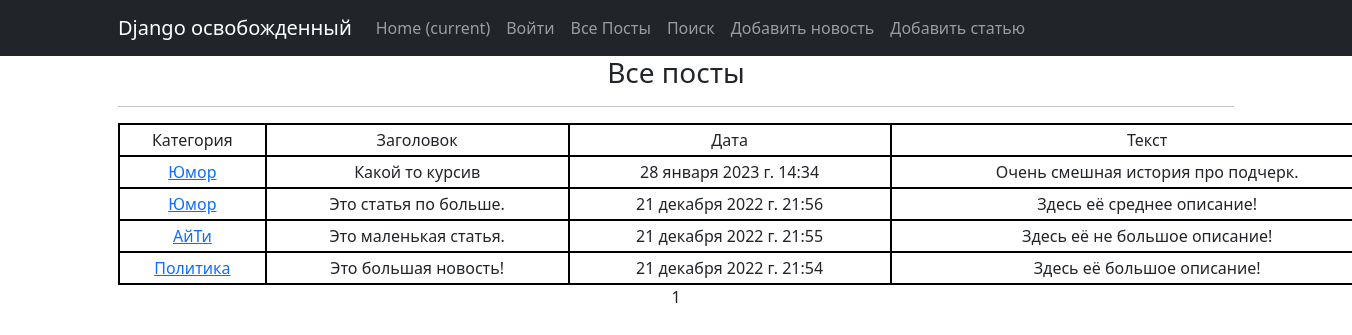
Page /post/ on the committed database.
### news/models.py (models this page shows, shortened)
class Category(models.Model):
    name = models.CharField(max_length=64, unique=True)
    subscribers = models.ManyToManyField(User, related_name='categories')

class Post(models.Model):
    author = models.ForeignKey(Author, on_delete=models.CASCADE)
    NEWS = 'NW'
    ARTICLE = 'AR'
    CATEGORY_CHOICES = (
        (NEWS, 'Новость'),
        (ARTICLE, 'Статья'),
    )
    categoryType = models.CharField(max_length=2, choices=CATEGORY_CHOICES, default=ARTICLE)
    dateCreation = models.DateTimeField(auto_now_add=True)
    postCategory = models.ManyToManyField(Category, through='PostCategory')
    title = models.CharField(max_length=128)
    text = models.TextField()
    rating = models.SmallIntegerField(default=0)

### news/views.py (the view)
# urls.py: path('', PostList.as_view(), name='news_list'),
class PostList(ListView):
    model = Post
    ordering = '-dateCreation'
    template_name = 'all_news.html'
    context_object_name = 'all_news'
    paginate_by = 5
    def get_queryset(self):
        queryset = super().get_queryset()
        self.filterset = NewsFilter(self.request.GET, queryset)
        return self.filterset.qs
    def get_context_data(self, **kwargs):
        context = super().get_context_data(**kwargs)
        context['time_now'] = datetime.utcnow()
        context['filterset'] = self.filterset
        return context

### news/templatetags/custom_filters.py (called while the page is built)
@register.filter()
def censor(text, word=str):
    if word in text:
        reword = word[0] + ((len(word) - 2) * "*") + word[-1]
        text = text.replace(word, reword)
    return text

### templates/all_news.html (shortened to what this page needs)
{% extends 'flatpages/default.html' %}
{% load custom_filters %}
{% load custom_tags %}
{% block content %}
    <h3>Все посты</h3>
    <hr>
   {% if all_news %}
    <table>
        <tr>
            <td>Категория
            </td>
            <td>Заголовок</td>
            <td>Дата</td>
            <td>Текст</td>
        </tr>
        {% for news in all_news %}
        <tr>
            <td>
                {% for cat in news.postCategory.all %}
                    <a href="{% url 'category_list' cat.id %}" >{{ cat.name }}</a>
                {% endfor %}
            </td>
            <td>{{ news.title }}</td>
            <td>{{ news.dateCreation }}</td>
            <td>{{ news.text|truncatewords:20|censor:"борьбу"|censor:"ограбили"|censor:"умерщвляли" }}</td>
        </tr>
        {% endfor %}
    </table>
   {% else %}
       <h2>Постов нет!</h2>
   {% endif %}
   {{ page_obj.number }}
{% endblock content %}

### templates/all_news.html (style rules this page uses)
TABLE { width: 1300px; border-collapse: collapse; }
TD, TH { padding: 3px; border: 2px solid black; }

### rows in the picture
Post: title "Какой то курсив", dateCreation "28 января 2023 г. 14:34", text|censor "Очень смешная история про подчерк."
Category: name "Юмор"
Post: title "Это статья по больше.", dateCreation "21 декабря 2022 г. 21:56", text|censor "Здесь её среднее описание!"
Post: title "Это маленькая статья.", dateCreation "21 декабря 2022 г. 21:55", text|censor "Здесь её не большое описание!"
Category: name "АйТи"
Post: title "Это большая новость!", dateCreation "21 декабря 2022 г. 21:54", text|censor "Здесь её большое описание!"
Category: name "Политика"

### other values in the picture
{{ page_obj.number }} "1"
